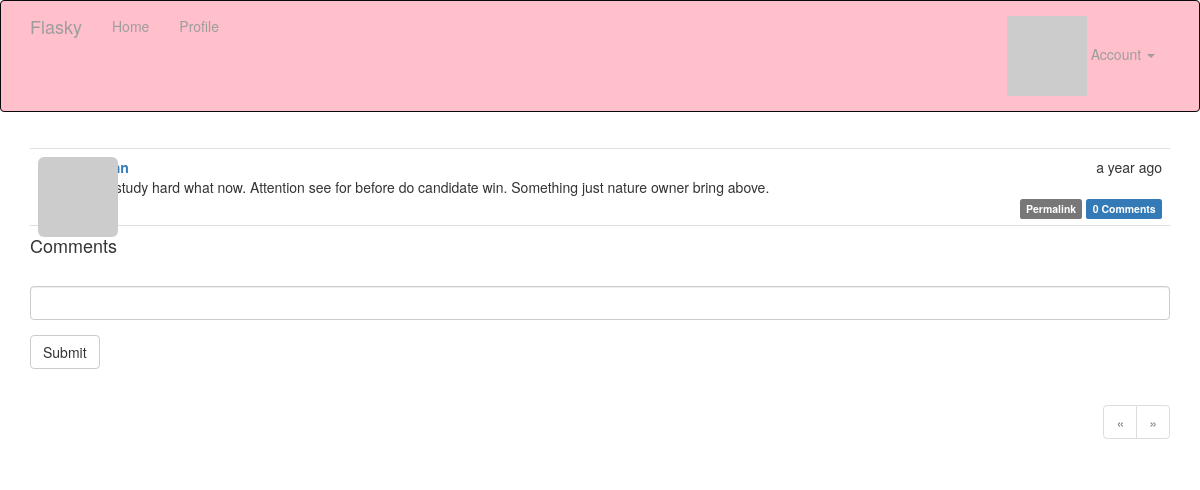
/post/2 (signed in), run on the app's committed database.
### app/models.py (models this page shows, shortened)
class Post(db.Model):
    __tablename__ = 'posts'
    id = db.Column(db.Integer, primary_key=True)
    body = db.Column(db.Text)
    body_html = db.Column(db.Text)
    timestamp = db.Column(db.DateTime, index=True, default=datetime.utcnow)
    author_id = db.Column(db.Integer, db.ForeignKey('users.id'))
    comments = db.relationship('Comment', backref='post', lazy='dynamic')

### app/main/views.py (the view, shortened to what this page needs)
@main.route('/post/<int:id>', methods=['GET', 'POST'])
def post(id):
    post = Post.query.get_or_404(id)
    form = CommentForm()
    page = request.args.get('page', 1, type=int)
    if page == -1:
        page = (post.comments.count() - 1) // \
                current_app.config['FLASKY_COMMENTS_PER_PAGE'] + 1
    pagination = post.comments.order_by(Comment.timestamp.asc()).paginate(
        page=page, per_page=current_app.config['FLASKY_COMMENTS_PER_PAGE'],
        error_out=False)
    comments = pagination.items
    return render_template('post.html', posts=[post], form=form,
                           comments=comments, pagination=pagination)

### app/main/forms.py
class CommentForm(FlaskForm):
    body = StringField('', validators=[DataRequired()])
    submit = SubmitField('Submit')

### app/auth/views.py (called while the page is built)
@auth.before_app_request
def before_request():
    if current_user.is_authenticated:
            current_user.ping()
            if not current_user.confirmed \
                    and request.endpoint \
                    and request.blueprint != 'auth' \
                    and request.endpoint != 'static':
                return redirect(url_for('auth.unconfirmed'))

### app/main/__init__.py (called while the page is built)
@main.app_context_processor
def inject_permissions():
    return dict(Permission=Permission)

### app/main/views.py (called while the page is built)
@main.after_app_request
def after_request(response):
    for query in get_debug_queries():
        if query.duration >= current_app.config['FLASKY_SLOW_DB_QUERY_TIME']:
            current_app.logger.warning(
                'Slow query: %s\nParameters: %ss\nDuration: %fs\nContext: %s\n' %
                    (query.statement, query.parameters, query.duration, query.context))
    return response

### app/models.py (called while the page is built)
@login_manager.user_loader
def load_user(user_id):
    return User.query.get(int(user_id))

    def has_permission(self, perm):
        return self.permissions & perm == perm

    def can(self, perm):
        return self.role is not None and self.role.has_permission(perm)

    def is_administrator(self):
        return self.can(Permission.ADMIN)

    def ping(self):
        self.last_seen = datetime.utcnow()
        db.session.add(self)
        db.session.commit()

    def gravatar(self, size=100, default='identicon', rating='g'):  # rating='g': 头像评级参数
        if request.is_secure:
            url = 'https://secure.gravatar.com/avatar'
        else:
            url = 'http://www.gravatar.com/avatar'
        hash = self.avatar_hash or self.gravatar_hash()
        return '{url}/{hash}?s={size}&d={default}&r={rating}'.format(
            url=url, hash=hash, size=size, default=default, rating=rating)

### app/templates/post.html (shortened to what this page needs)
{% extends "base.html" %}
{% import "bootstrap/wtf.html" as wtf %}
{% import '_macros.html' as macros %}
{% block page_content %}
{% include '_posts.html' %}
<h4 id="comments">Comments</h4>
{% if current_user.can(Permission.COMMENT) %}
<div class="comment-form">
    {{ wtf.quick_form(form) }}
</div>
{% endif %}
{% if pagination %}
<div class="pagination">
    {{ macros.pagination_widget(pagination, '.post', fragment='#comments', id=posts[0].id) }}
</div>
{% endif %}
{% endblock %}

### app/templates/_posts.html (shortened to what this page needs)
<ul class="posts">
    {% for post in posts %}
    <li class="post">
        <div class="profile-thumbnail">
            <a href="{{ url_for('.user', username=post.author.username) }}">
                <img class="img-rounded profile-thumbnail" src="{{ post.author.gravatar(size=40) if post.author else '/static/default_avatar.jpg' }}">
            </a>
        </div>
        <div class="post-content">
            <div class="post-date">{{ moment(post.timestamp).fromNow() }}</div>
            <div class="post-author">
                <a href="{{ url_for('.user', username=post.author.username) }}">
                </a>
            </div>
            <div class="post-body">
                {% if post.body_html %}
                    {{ post.body_html | safe }}
                {% else %}
                    {{ post.body }}
                {% endif %}
            </div>
            <div class="post-footer">
                <a href="{{ url_for('.post', id=post.id) }}">
                    <span class="label label-default">Permalink</span>
                </a>
                <a href="{{ url_for('.post', id=post.id) }}#comments">
                    <span class="label label-primary">
                        {{ post.comments.count() }} Comments
                    </span>
                </a>
            </div>
        </div>
    </li>
    {% endfor %}
</ul>

### app/static/styles.css (style rules this page uses)
.profile-thumbnail { position: absolute; }
ul.posts { list-style-type: none; padding: 0px; margin: 16px 0px 0px 0px; border-top: 1px solid #e0e0e0; }
ul.posts li.post { padding: 8px; border-bottom: 1px solid #e0e0e0; }
div.post-date { float: right; }
div.post-author { font-weight: bold; }
div.post-content { margin-left: 48px; min-height: 48px; }
div.post-footer { text-align: right; }
div.pagination { width: 100%; text-align: right; padding: 0px; margin: 0px; }

### data on the page
Post: timestamp "a year ago", body "Son study hard what now. Attention see for before do candidate win. Something just nature owner bring above.", comments.count "0"
